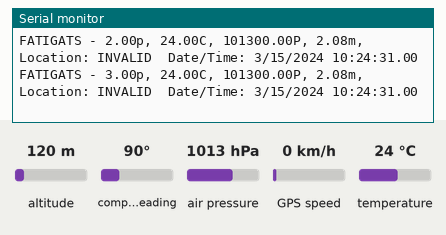
Bench run of a sketch on a simulated Arduino Uno, built with avr-gcc and run on an emulated ATmega328P. On the bench: the last lines printed to the serial monitor. Inputs (shaded band) come from the test bench; at power-on: air pressure 1013 hPa, temperature 24 °C, altitude 120 m, compass heading 90°, GPS speed 0 km/h. The GPS gets a fix after 3 s at 37.7749, -122.4194 with 8 satellites.

Above: at 1.2 s.
1.3 s: air pressure set to 952 hPa
At 3.9 s:
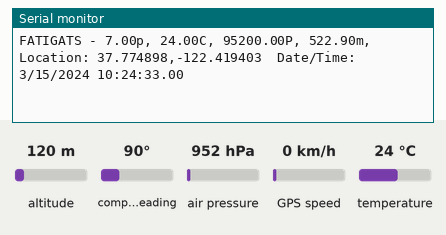
4.6 s: temperature set to 12 °C
At 5.8 s:
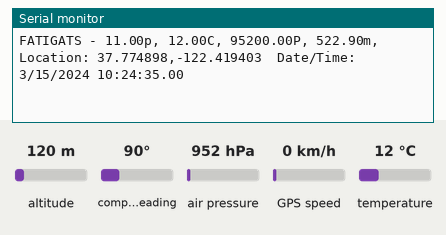
6.1 s: altitude set to 20 m
At 6.6 s:
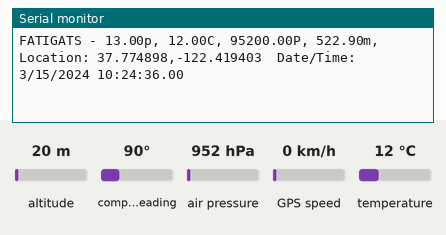

Measured:
- after the input at 1.3 s, the serial monitor: prints a new line after 0.71 s (image 1)
- after the input at 4.6 s, the serial monitor: prints a new line after 0.42 s (image 2)

The sketch:

BMP-GPS.ino
```cpp
//GPS
#include <TinyGPSPlus.h>
#include <SoftwareSerial.h>

static const int RXPin = 5, TXPin = 4;
static const uint32_t GPSBaud = 9600;
//

#include <Wire.h>
#include <SPI.h>
#include <Adafruit_BMP280.h>
#include <SD.h>


#define BMP_SCK  (13)
#define BMP_MISO (12)
#define BMP_MOSI (11)
#define BMP_CS   (10)

// The TinyGPSPlus object
TinyGPSPlus gps;

// The serial connection to the GPS device
SoftwareSerial ss(RXPin, TXPin);
//

int package = 0;
Adafruit_BMP280 bmp; // I2C
File logFile;

int delayMillis = 2000;

int previousMillis;

void setup()
{
  Serial.begin(9600);
  //GPS
  ss.begin(GPSBaud);

  //
  while (!Serial) delay(100);   // wait for native usb
  Serial.println(F("BMP280 test"));

  /*
  Serial.print(F("Iniciando SD ..."));
  if (!SD.begin(9))
  {
    Serial.println(F("Error al iniciar"));
    return;
  }
  Serial.println(F("Iniciado correctamente"));*/

  unsigned status;
  status = bmp.begin();
  if (!status) {
    Serial.println(F("Could not find a valid BMP280 sensor, check wiring or try a different address!"));
    Serial.print("SensorID was: 0x"); Serial.println(bmp.sensorID(),16);
    Serial.print("ID of 0xFF probably means a bad address, a BMP 180 or BMP 085\n");
    Serial.print("ID of 0x56-0x58 represents a BMP 280,\n");
    Serial.print("ID of 0x60 represents a BME 280.\n");
    Serial.print("ID of 0x61 represents a BME 680.\n");
    while (1) delay(10);
  }

  /* Default settings from datasheet. */
  bmp.setSampling(Adafruit_BMP280::MODE_NORMAL,     /* Operating Mode. */
                  Adafruit_BMP280::SAMPLING_X2,     /* Temp. oversampling */
                  Adafruit_BMP280::SAMPLING_X16,    /* Pressure oversampling */
                  Adafruit_BMP280::FILTER_X16,      /* Filtering. */
                  Adafruit_BMP280::STANDBY_MS_500); /* Standby time. */
}

void ReadSD()
{
  File dataFile = SD.open("datalog.txt");
  if (dataFile)
  {
    while (dataFile.available())
    {
      char c = dataFile.read();
      Serial.write(c);  // En un caso real se realizarían las acciones oportunas
    }
    dataFile.close();
  }
  else
  {
    Serial.println(F("Error al abrir el archivo"));
  }
  Serial.println("Se está llamando read SD");
}

//
void displayGPS()
{
  Serial.print(F("Location: "));
  if (gps.location.isValid())
  {
    Serial.print(gps.location.lat(), 6);
    Serial.print(F(","));
    Serial.print(gps.location.lng(), 6);
  }
  else
  {
    Serial.print(F("INVALID"));
  }

  Serial.print(F("  Date/Time: "));
  if (gps.date.isValid())
  {
    Serial.print(gps.date.month());
    Serial.print(F("/"));
    Serial.print(gps.date.day());
    Serial.print(F("/"));
    Serial.print(gps.date.year());
  }
  else
  {
    Serial.print(F("INVALID"));
  }

  Serial.print(F(" "));
  if (gps.time.isValid())
  {
    if (gps.time.hour() < 10) Serial.print(F("0"));
    Serial.print(gps.time.hour());
    Serial.print(F(":"));
    if (gps.time.minute() < 10) Serial.print(F("0"));
    Serial.print(gps.time.minute());
    Serial.print(F(":"));
    if (gps.time.second() < 10) Serial.print(F("0"));
    Serial.print(gps.time.second());
    Serial.print(F("."));
    if (gps.time.centisecond() < 10) Serial.print(F("0"));
    Serial.print(gps.time.centisecond());
  }
  else
  {
    Serial.print(F("INVALID"));
  }
}
//
void loop()
{
  while (ss.available() > 0)
    if (gps.encode(ss.read()))
      delayedLoop();

  if (millis() > 5000 && gps.charsProcessed() < 10)
  {
    Serial.println(F("No GPS detected: check wiring."));
    while(true);
  }

}
void delayedLoop()
{
  //logFile = SD.open("datalog.txt", FILE_WRITE);
  Serial.print("FATIGATS - ");

  // p-paquete C-celsius P - Pascals m-Altitud
  char unities[] = "pCPm";
  float stuff[4] = {package, bmp.readTemperature(), bmp.readPressure(), bmp.readAltitude(1013.25)};
  for (int i = 0; i < 4; i++)
  {
    Serial.print(String(stuff[i]) + unities[i]);
    Serial.print(", ");
  }
  displayGPS();

  /*if (logFile)
  {
    logFile.println("Nose");
    logFile.close();
  }*/

  Serial.println();
  //delay(2000);

  package++;
}
```
